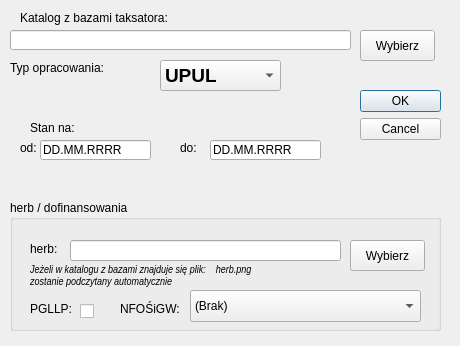
<?xml version="1.0" encoding="UTF-8"?>
<ui version="4.0">
 <class>DialogOkladki</class>
 <widget class="QDialog" name="DialogOkladki">
  <property name="geometry">
   <rect>
    <x>0</x>
    <y>0</y>
    <width>460</width>
    <height>346</height>
   </rect>
  </property>
  <property name="minimumSize">
   <size>
    <width>460</width>
    <height>346</height>
   </size>
  </property>
  <property name="maximumSize">
   <size>
    <width>460</width>
    <height>346</height>
   </size>
  </property>
  <property name="windowTitle">
   <string>Podaj informacje do generowania okladek</string>
  </property>
  <widget class="QDialogButtonBox" name="buttonBox">
   <property name="geometry">
    <rect>
     <x>360</x>
     <y>90</y>
     <width>81</width>
     <height>81</height>
    </rect>
   </property>
   <property name="maximumSize">
    <size>
     <width>81</width>
     <height>241</height>
    </size>
   </property>
   <property name="orientation">
    <enum>Qt::Vertical</enum>
   </property>
   <property name="standardButtons">
    <set>QDialogButtonBox::Cancel|QDialogButtonBox::Ok</set>
   </property>
  </widget>
  <widget class="QPushButton" name="pushButton_wybierz">
   <property name="geometry">
    <rect>
     <x>360</x>
     <y>30</y>
     <width>75</width>
     <height>31</height>
    </rect>
   </property>
   <property name="font">
    <font>
     <family>Arial</family>
    </font>
   </property>
   <property name="text">
    <string>Wybierz</string>
   </property>
  </widget>
  <widget class="QLineEdit" name="lineEdit_sciezka">
   <property name="geometry">
    <rect>
     <x>10</x>
     <y>30</y>
     <width>341</width>
     <height>20</height>
    </rect>
   </property>
  </widget>
  <widget class="QLabel" name="label">
   <property name="geometry">
    <rect>
     <x>20</x>
     <y>10</y>
     <width>211</width>
     <height>16</height>
    </rect>
   </property>
   <property name="font">
    <font>
     <family>Arial</family>
    </font>
   </property>
   <property name="text">
    <string>Katalog z bazami taksatora:</string>
   </property>
  </widget>
  <widget class="QLabel" name="label_2">
   <property name="geometry">
    <rect>
     <x>30</x>
     <y>120</y>
     <width>171</width>
     <height>16</height>
    </rect>
   </property>
   <property name="font">
    <font>
     <family>Arial</family>
    </font>
   </property>
   <property name="text">
    <string>Stan na:</string>
   </property>
  </widget>
  <widget class="QLineEdit" name="lineEdit_od">
   <property name="geometry">
    <rect>
     <x>40</x>
     <y>140</y>
     <width>111</width>
     <height>20</height>
    </rect>
   </property>
   <property name="text">
    <string>DD.MM.RRRR</string>
   </property>
  </widget>
  <widget class="QLabel" name="label_3">
   <property name="geometry">
    <rect>
     <x>20</x>
     <y>140</y>
     <width>21</width>
     <height>16</height>
    </rect>
   </property>
   <property name="font">
    <font>
     <family>Arial</family>
    </font>
   </property>
   <property name="text">
    <string>od:</string>
   </property>
  </widget>
  <widget class="QLabel" name="label_4">
   <property name="geometry">
    <rect>
     <x>180</x>
     <y>140</y>
     <width>21</width>
     <height>16</height>
    </rect>
   </property>
   <property name="font">
    <font>
     <family>Arial</family>
    </font>
   </property>
   <property name="text">
    <string>do:</string>
   </property>
  </widget>
  <widget class="QLineEdit" name="lineEdit_do">
   <property name="geometry">
    <rect>
     <x>210</x>
     <y>140</y>
     <width>111</width>
     <height>20</height>
    </rect>
   </property>
   <property name="text">
    <string>DD.MM.RRRR</string>
   </property>
  </widget>
  <widget class="QLabel" name="label_5">
   <property name="geometry">
    <rect>
     <x>10</x>
     <y>60</y>
     <width>131</width>
     <height>16</height>
    </rect>
   </property>
   <property name="font">
    <font>
     <family>Arial</family>
    </font>
   </property>
   <property name="text">
    <string>Typ opracowania:</string>
   </property>
  </widget>
  <widget class="QComboBox" name="comboBox_typ">
   <property name="geometry">
    <rect>
     <x>160</x>
     <y>60</y>
     <width>121</width>
     <height>31</height>
    </rect>
   </property>
   <property name="font">
    <font>
     <family>Arial</family>
     <pointsize>14</pointsize>
     <weight>75</weight>
     <bold>true</bold>
    </font>
   </property>
   <item>
    <property name="text">
     <string>UPUL</string>
    </property>
   </item>
   <item>
    <property name="text">
     <string>ISL</string>
    </property>
   </item>
  </widget>
  <widget class="QGroupBox" name="groupBox_2">
   <property name="geometry">
    <rect>
     <x>10</x>
     <y>200</y>
     <width>431</width>
     <height>131</height>
    </rect>
   </property>
   <property name="title">
    <string>herb / dofinansowania</string>
   </property>
   <widget class="QLabel" name="label_7">
    <property name="geometry">
     <rect>
      <x>20</x>
      <y>40</y>
      <width>41</width>
      <height>18</height>
     </rect>
    </property>
    <property name="text">
     <string>herb:</string>
    </property>
   </widget>
   <widget class="QLabel" name="label_8">
    <property name="geometry">
     <rect>
      <x>20</x>
      <y>100</y>
      <width>51</width>
      <height>18</height>
     </rect>
    </property>
    <property name="text">
     <string>PGLLP:</string>
    </property>
   </widget>
   <widget class="QLabel" name="label_9">
    <property name="geometry">
     <rect>
      <x>110</x>
      <y>100</y>
      <width>71</width>
      <height>18</height>
     </rect>
    </property>
    <property name="text">
     <string>NFOŚiGW:</string>
    </property>
   </widget>
   <widget class="QLineEdit" name="lineEdit_herb">
    <property name="geometry">
     <rect>
      <x>60</x>
      <y>40</y>
      <width>271</width>
      <height>21</height>
     </rect>
    </property>
   </widget>
   <widget class="QPushButton" name="pushButton_herb">
    <property name="geometry">
     <rect>
      <x>340</x>
      <y>40</y>
      <width>75</width>
      <height>31</height>
     </rect>
    </property>
    <property name="font">
     <font>
      <family>Arial</family>
     </font>
    </property>
    <property name="text">
     <string>Wybierz</string>
    </property>
   </widget>
   <widget class="QCheckBox" name="checkBox_pgllp">
    <property name="geometry">
     <rect>
      <x>70</x>
      <y>100</y>
      <width>21</width>
      <height>22</height>
     </rect>
    </property>
    <property name="text">
     <string/>
    </property>
   </widget>
   <widget class="QComboBox" name="comboBox_nfosigw">
    <property name="geometry">
     <rect>
      <x>180</x>
      <y>90</y>
      <width>231</width>
      <height>32</height>
     </rect>
    </property>
    <item>
     <property name="text">
      <string>(Brak)</string>
     </property>
    </item>
    <item>
     <property name="text">
      <string>Białystok (Podlaskie)</string>
     </property>
    </item>
    <item>
     <property name="text">
      <string>Gdańsk (Pomorskie)</string>
     </property>
    </item>
    <item>
     <property name="text">
      <string>Katowice (Śląskie)</string>
     </property>
    </item>
    <item>
     <property name="text">
      <string>Kielce (Świętokrzyskie)</string>
     </property>
    </item>
    <item>
     <property name="text">
      <string>Kraków (Małopolskie)</string>
     </property>
    </item>
    <item>
     <property name="text">
      <string>Łódź (Łódzkie)</string>
     </property>
    </item>
    <item>
     <property name="text">
      <string>Lublin (Lubelskie)</string>
     </property>
    </item>
    <item>
     <property name="text">
      <string>Olsztyn (Warmińsko-Mazurskie)</string>
     </property>
    </item>
    <item>
     <property name="text">
      <string>Opole (Opolskie)</string>
     </property>
    </item>
    <item>
     <property name="text">
      <string>Poznań (Wielkopolskie)</string>
     </property>
    </item>
    <item>
     <property name="text">
      <string>Rzeszów (Podkarpackie)</string>
     </property>
    </item>
    <item>
     <property name="text">
      <string>Szczecin (Zachodnio-Pomorskie)</string>
     </property>
    </item>
    <item>
     <property name="text">
      <string>Toruń (Kujawsko-Pomorskie)</string>
     </property>
    </item>
    <item>
     <property name="text">
      <string>Warszawa (Mazowieckie)</string>
     </property>
    </item>
    <item>
     <property name="text">
      <string>Wrocław (Dolnośląskie)</string>
     </property>
    </item>
    <item>
     <property name="text">
      <string>Zielona Góra (Lubuskie)</string>
     </property>
    </item>
   </widget>
   <widget class="QLabel" name="label_10">
    <property name="geometry">
     <rect>
      <x>20</x>
      <y>60</y>
      <width>311</width>
      <height>31</height>
     </rect>
    </property>
    <property name="font">
     <font>
      <family>Arial Narrow</family>
      <pointsize>8</pointsize>
      <italic>true</italic>
     </font>
    </property>
    <property name="text">
     <string>Jeżeli w katalogu z bazami znajduje się plik:    herb.png 
zostanie podczytany automatycznie</string>
    </property>
   </widget>
  </widget>
 </widget>
 <resources/>
 <connections>
  <connection>
   <sender>buttonBox</sender>
   <signal>accepted()</signal>
   <receiver>DialogOkladki</receiver>
   <slot>accept()</slot>
   <hints>
    <hint type="sourcelabel">
     <x>248</x>
     <y>254</y>
    </hint>
    <hint type="destinationlabel">
     <x>157</x>
     <y>274</y>
    </hint>
   </hints>
  </connection>
  <connection>
   <sender>buttonBox</sender>
   <signal>rejected()</signal>
   <receiver>DialogOkladki</receiver>
   <slot>reject()</slot>
   <hints>
    <hint type="sourcelabel">
     <x>316</x>
     <y>260</y>
    </hint>
    <hint type="destinationlabel">
     <x>286</x>
     <y>274</y>
    </hint>
   </hints>
  </connection>
 </connections>
</ui>
